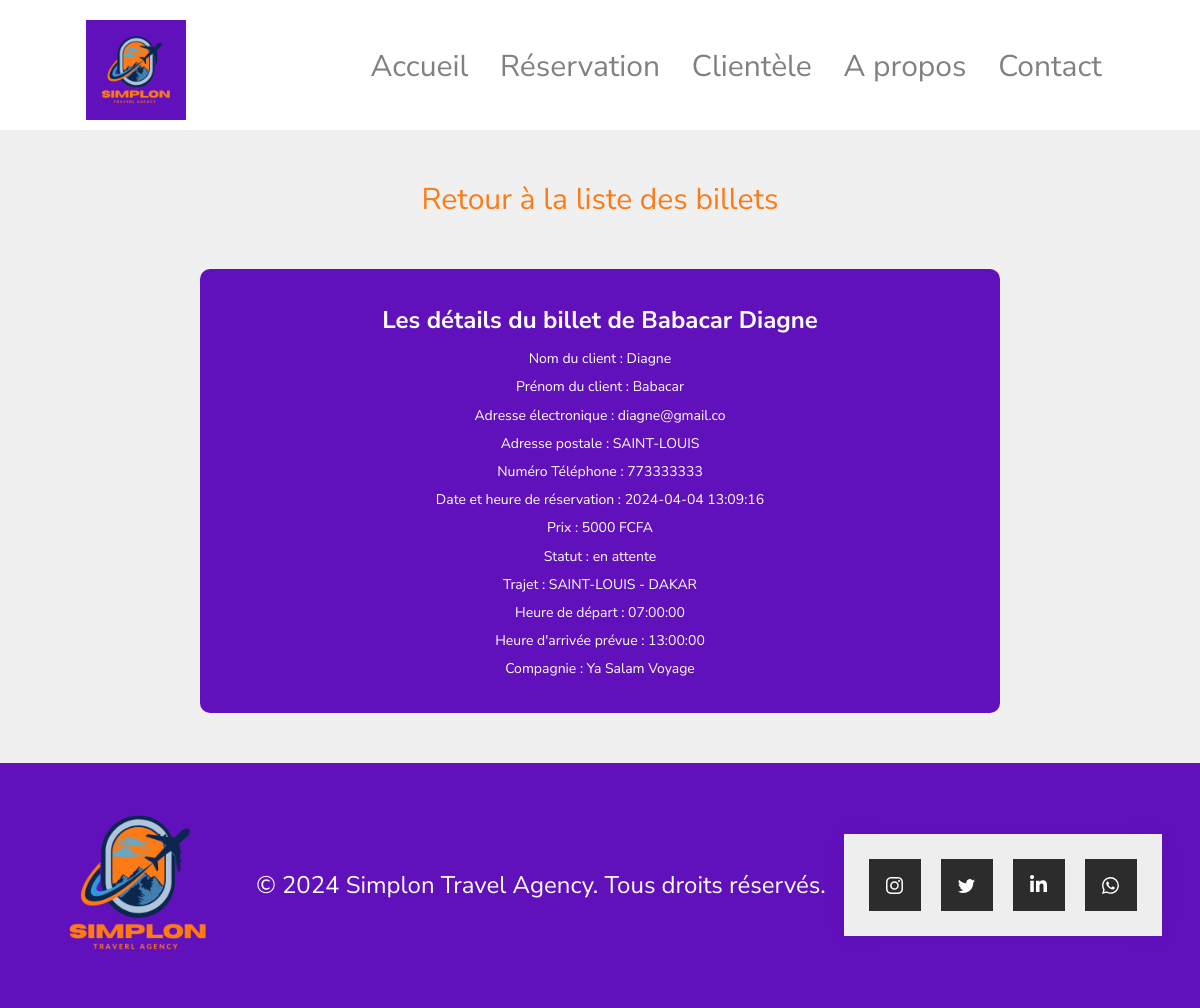
The page /detail.php?id=5 on the database its author committed.
### tables this page shows
CREATE TABLE `billets` (
  `id` int(11) NOT NULL,
  `date_heure_reservation` datetime NOT NULL,
  `statut` enum('confirmée','en attente','annulée') NOT NULL,
  `id_client` int(11) NOT NULL,
  `id__trajet` int(11) NOT NULL
);

CREATE TABLE `clients` (
  `id` int(11) NOT NULL,
  `nom` varchar(30) NOT NULL,
  `prenom` varchar(30) NOT NULL,
  `email` varchar(50) NOT NULL,
  `adresse` varchar(100) NOT NULL,
  `telephone` int(15) NOT NULL
);

CREATE TABLE `trajets` (
  `id` int(11) NOT NULL,
  `trajet` varchar(50) NOT NULL,
  `heure_depart` time NOT NULL,
  `heure_arrivee` time NOT NULL,
  `compagnie` varchar(50) NOT NULL,
  `prix` int(11) NOT NULL
);

### config.php (called while the page is built, shortened)
<?php
require_once("billet.class.php");
try {
    $connection = new PDO(DSN, USER, PASSWORD);
    $date = '';
    $statut = '';
    $id_client = 0;
    $id__trajet = 0;
    $billet = new Billet($connection, $date, $statut, $id_client, $id__trajet);
} catch (PDOException $erreur) {
    die('Erreur de connexion : ' . $erreur->getMessage());
}

### billet.class.php (called while the page is built, shortened)
<?php
class Billet implements Ibillet
{
    private $connection;
    public function __construct($connection, $date_heure_reservation, $statut, $id_client, $id__trajet)
    {
        $this->connection = $connection;
    }
    public function afficherDetails($id)
    {
        try {
            $sql = "SELECT * FROM billets JOIN clients ON billets.id_client = clients.id JOIN trajets ON trajets.id = billets.id__trajet WHERE billets.id= :id";
            $req = $this->connection->prepare($sql);
            $req->bindValue(':id', $id);
            $req->execute();
            $details = $req->fetch(PDO::FETCH_ASSOC);
            return $details;
        } catch (PDOException $erreur) {
            die("Erreur !: " . $erreur->getMessage() . "<br/>");
        }
    }
}

### detail.php (the view, shortened to what this page needs)
<?php
require_once("config.php");
$id = isset($_GET['id']) ? intval($_GET['id']) : null;
$detail_billet = $billet->afficherDetails($id);
?>
<?php require('header.php') ?>
<div class="container">
    <div class="billet-container">
        <a href="index.php" class="retour-link">Retour à la liste des billets</a>
        <div class="billet">
            <h1 class="billet-title">Les détails du billet de <?= ucfirst($detail_billet['prenom']); ?> <?= ucfirst($detail_billet['nom']); ?></h1>
            <ul class="billet-details">
                <li>
                    Nom du client : <?= $detail_billet['nom']; ?>
                </li>
                <li>
                    Prénom du client : <?= $detail_billet['prenom']; ?>
                </li>
                <li>
                    Adresse électronique : <?= $detail_billet['email']; ?>
                </li>
                <li>
                    Adresse postale : <?= $detail_billet['adresse']; ?>
                </li>
                <li>
                    Numéro Téléphone : <?= $detail_billet['telephone']; ?>
                </li>
                <li>
                    Date et heure de réservation : <?= $detail_billet['date_heure_reservation']; ?>
                </li>
                <li>
                    Prix : <?= $detail_billet['prix']; ?> FCFA
                </li>
                <li>
                    Statut : <?= $detail_billet['statut']; ?>
                </li>
                <li>
                    Trajet : <?= $detail_billet['trajet']; ?>
                </li>
                <li>
                    Heure de départ : <?= $detail_billet['heure_depart']; ?>
                </li>
                <li>
                    Heure d'arrivée prévue : <?= $detail_billet['heure_arrivee']; ?>
                </li>
                <li>
                    Compagnie : <?= $detail_billet['compagnie']; ?>
                </li>
            </ul>
        </div>
    </div>
</div>
<?php require('footer.php') ?>

### style/header-footer.css (style rules this page uses)
body { background-color: #F0F0F0; font-family: 'Nunito Sans', sans-serif; font-size: 14px; color: black; margin: 0; line-height: 1.3; }
a { color: inherit; text-decoration: none; }
.container { max-width: 800px; margin: 0 auto; text-align: center; }

### style/index.css (style rules this page uses)
body { background-color: #F0F0F0; font-family: 'Nunito Sans', sans-serif; font-size: 14px; color: black; margin: 0; line-height: 1.3; }
.container { padding: 0 15px; max-width: 1080px; margin-left: auto; margin-right: auto; }

### style/create.css (style rules this page uses)
body { background-color: #f0f0f0; font-family: "Nunito Sans", sans-serif; font-size: 14px; color: black; margin: 0; line-height: 1.3; }

### style/detail.css (style rules this page uses)
.billet-container { max-width: 800px; margin: 0 auto; }
.retour-link { color: #fe7a15; text-decoration: none; margin-bottom: 50px; display: inline-block; font-size: 30px; margin-top: 50px; }
.billet { background-color: #6111bc; color: white; border-radius: 10px; padding: 20px; margin-bottom: 20px; }
.billet-title { font-size: 24px; margin-bottom: 10px; }
.billet-details { list-style: none; padding-left: 0; }
.billet-details li { margin-bottom: 10px; }
.billet-details li:last-child { margin-bottom: 0; }

### rows shown on the page
billets: id_client.prenom "Babacar", id_client.nom "Diagne", id_client.email "diagne@gmail.co", id_client.adresse "SAINT-LOUIS", id_client.telephone "773333333", date_heure_reservation "2024-04-04 13:09:16", id__trajet.prix "5000", statut "en attente", id__trajet.trajet "SAINT-LOUIS - DAKAR", id__trajet.heure_depart "07:00:00", id__trajet.heure_arrivee "13:00:00", id__trajet.compagnie "Ya Salam Voyage"
